Frame 1 (no input): blank canvas, image omitted
Frame 60 (the mouse pressed at the canvas centre just before this capture): blank canvas, image omitted
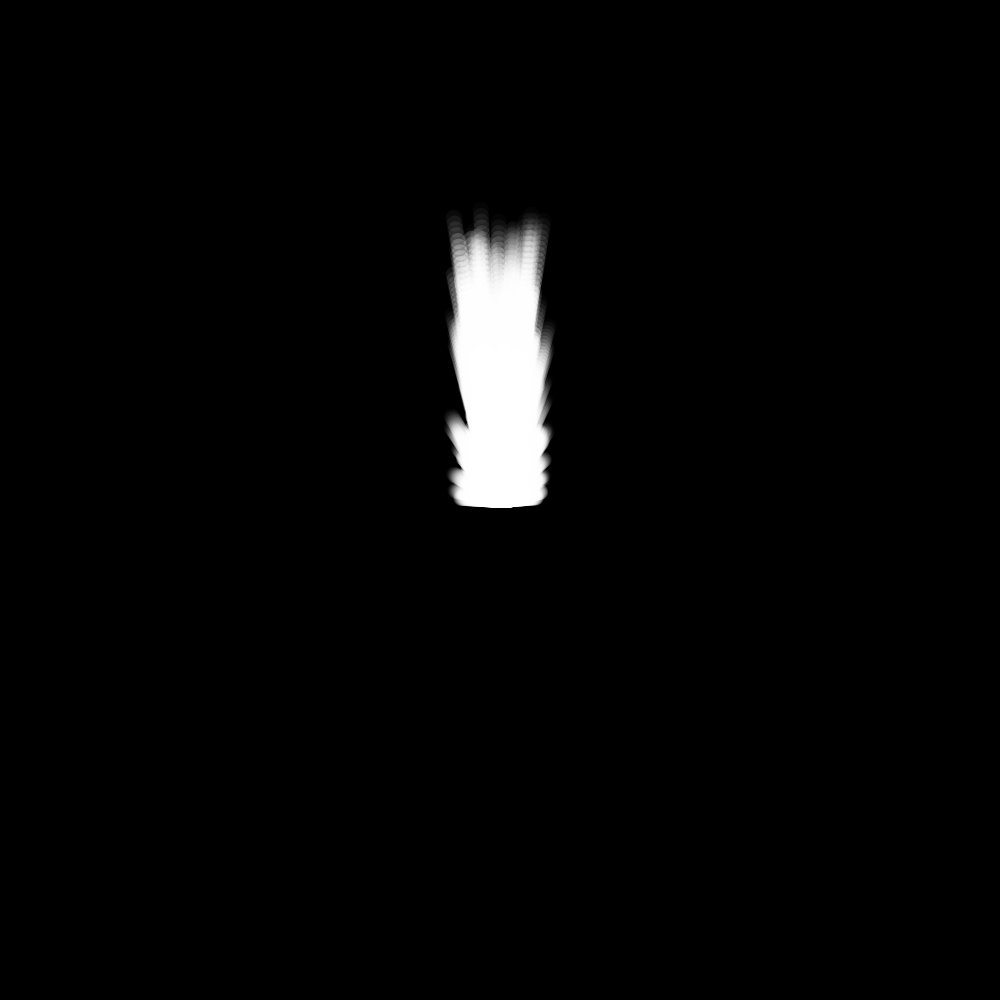
Frame 120 (the mouse held since frame 60 and released just before this capture)

The Processing sketch whose frames 1 and 60 were blank and that drew this single picture after the mouse press (run headless with seeded random() and noise(); from frame 60 on, the mouse is pressed at the canvas centre):

// Processing sketch: particles
// ── particles.pde
ArrayList<Particle> particles;

void setup(){
size(1000, 1000);
particles  =  new ArrayList<Particle>();
background(0);

}

void draw(){
  //background(0);
for (int i =0; i<10; i++){
  if (mousePressed){
  Particle p = new Particle();
particles.add(p);
  }


}
for (int i = particles.size() - 1; i>=0; i--){
Particle p = particles.get(i);
p.update();
p.show();
if (p.finished()){
particles.remove(i);
}

}

}

// ── Particle.pde
class Particle {
  float x; 
  float y;
  float vx;
  float vy;
  float alpha;

  Particle() {
    
    x = mouseX;
    y = mouseY;
    vx =  random(-1, 1);
    vy = random(-5 -1);
    alpha = 255;
  }

  boolean  finished() {
    return alpha < 0;
  }

  void update() {
    x += vx;
    y += vy;
    alpha -=5;
  }

  void show() {
    noStroke();
    fill(255, alpha);
    ellipse(x, y, 16, 16);
  }
}
